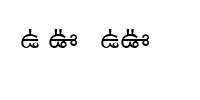

The Python source for this figure:
from PIL import Image, ImageDraw, ImageFont
font_path = "public/SHREE-TEL.ttf"
font = ImageFont.truetype(font_path, 40)
img = Image.new('RGB', (200, 100), 'white')
draw = ImageDraw.Draw(img)
draw.text((20, 20), "E F", fill='black', font=font)
draw.text((100, 20), chr(0x45) + chr(0x46), fill='black', font=font)
img.save("scratch/verify_ef.png")
